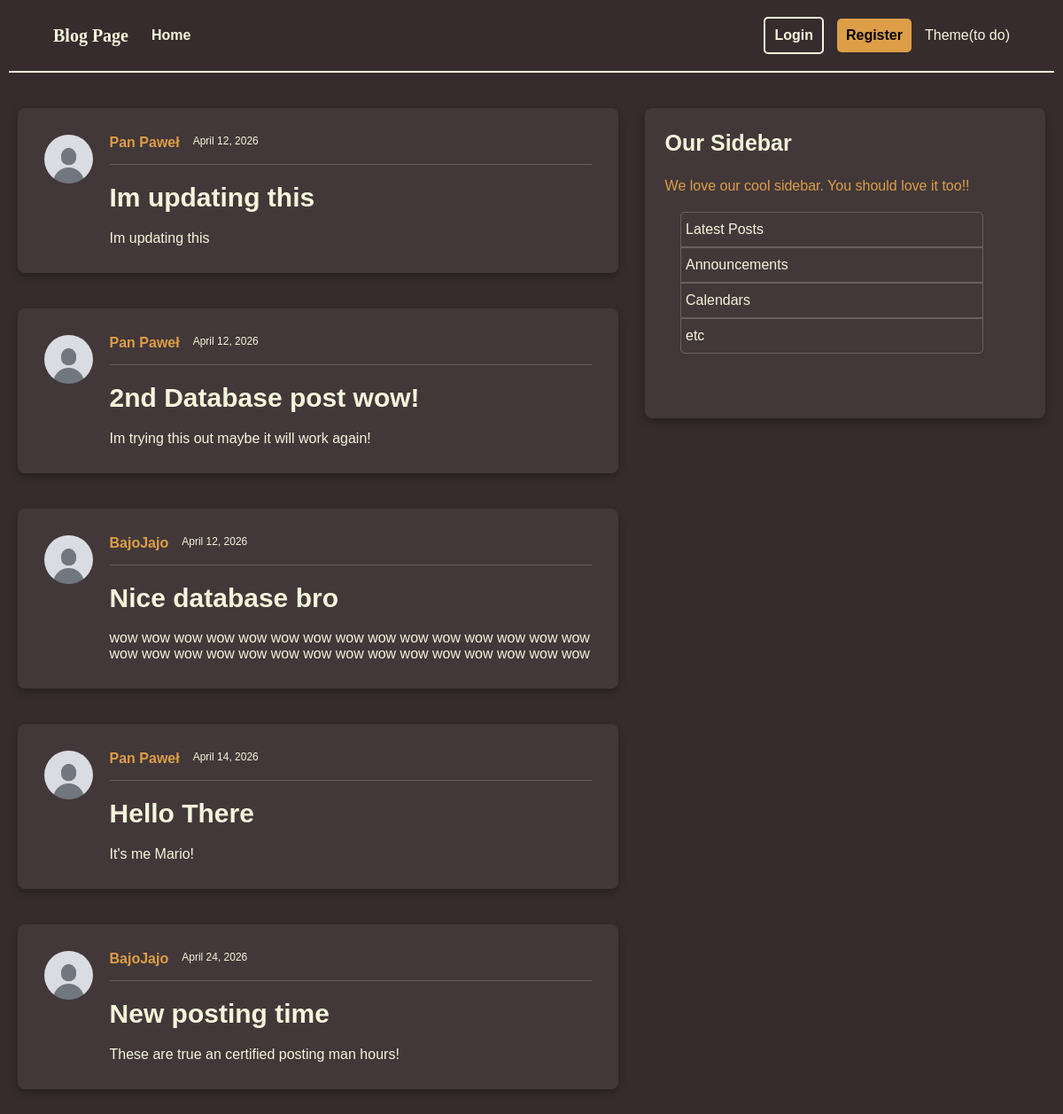
Page /posts on the earlier database version.
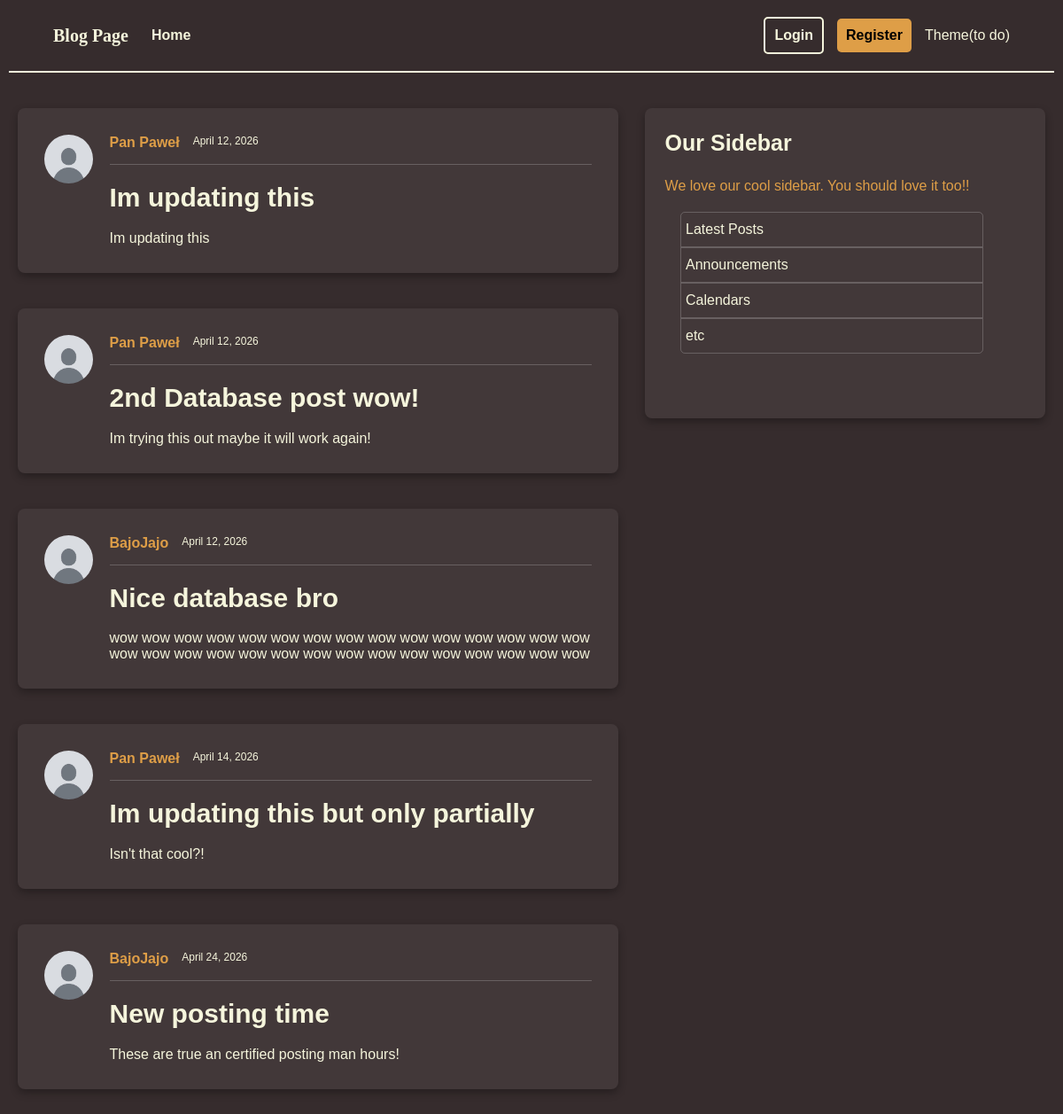
Same page on the later database version.
### models.py (models this page shows, shortened)
class Post(Base):
    __tablename__ = "posts"
    id: Mapped[int] = mapped_column(Integer, primary_key=True, index=True)
    title: Mapped[str] = mapped_column(String(100), nullable=False)
    content: Mapped[str] = mapped_column(Text, nullable=False)
    user_id: Mapped[int] = mapped_column(
        ForeignKey("users.id"),
        nullable=False,
        index=True,
    )
    date_posted: Mapped[datetime] = mapped_column(
        DateTime(timezone=True),
        default=lambda: datetime.now(UTC),
    )
    author: Mapped[User] = relationship(back_populates="posts")

class User(Base):
    __tablename__ = "users"
    id: Mapped[int] = mapped_column(Integer, primary_key=True, index=True)
    username: Mapped[str] = mapped_column(String(50), unique=True, nullable=False)
    email: Mapped[str] = mapped_column(String(120), unique=True, nullable=False)
    image_file: Mapped[str | None] = mapped_column(
        String(200),
        nullable=True,
        default=None,
    )
    posts: Mapped[list[Post]] = relationship(back_populates="author")

### main.py (the view)
@app.get("/", include_in_schema=False, name="home")
@app.get("/posts", include_in_schema=False, name="posts")
def home(request: Request, db: Annotated[Session, Depends(get_db)]):
    result = db.execute(select(models.Post))
    posts = result.scalars().all()
    return template.TemplateResponse(
        request,
        "home.html",
        {"posts": posts, "title": home}
    )

### templates/home.html
{% extends "layout.html" %}
{% block content %}
    {% for info in posts %}
        <div class="container">
            <div class="full_post">
                <img class="profile_pic" src="{{ info.author.image_path }}" alt="A profile picture of {{ info.author.username }}">
                <div class="post-content">
                <div class="author-and-date">
                    <a class="author" href = "{{url_for('user_posts_page', user_id=info.author.id)}}">{{ info.author.username }}</a>
                    <small class="date_posted">{{ info.date_posted.strftime('%B %d, %Y') }}</small>
                </div>
                <hr class="post-line">
                <h2>
                <a class="title" href = "{{url_for('post_page', post_id=info.id)}}">{{ info.title }}</a>
                </h2>
                <p class="content">{{ info.content }}</p>
                </div>
            </div>
        </div>
    {% endfor %}
{% endblock content %}

### templates/layout.html (shortened to what this page needs)
<!DOCTYPE html>
<html>
    <head>
        <link rel="stylesheet" href = "{{url_for('static', path='style.css')}}">
    </head>
    <body>
        <header class="site-header">
            <nav class="nav">
                <div class="nav-left">
                    <p class="page-name">Blog Page</p>
                    <a href="{{ url_for('home') }}"><button class="home-button">Home</button></a>
                </div>
                <div class="nav-right">
                    <button class="login-button">Login</button>
                    <button class="register-button">Register</button>
                    <p>Theme(to do)</p>
                </div>
            </nav>
        </header>
        <main>
            <div class="posts-container">
                {% block content %}
                {% endblock content %}
            </div>
            <div class="sidebar-container">
                <h3>Our Sidebar</h3>
                <p>We love our cool sidebar. You should love it too!!</p>
                <ul class="list-group">
                    <li id="list-first">Latest Posts</li>
                    <li>Announcements</li>
                    <li>Calendars</li>
                    <li id="list-last">etc</li>
                </ul>
            </div>
        </main>
    </body>
</html>

### static/style.css (style rules this page uses)
body { background-color: rgb(54, 44, 45); color: beige; margin: 0%; font-family: sans-serif; }
main { display: flex; flex-direction: row; justify-content: center; padding: 20px; gap: 30px; max-width: 1400px; margin: 0 auto; }
.nav { background-color: transparent; display: flex; flex-direction: row; align-items: center; justify-content: space-between; padding: 10px 50px; height: 60px; border-bottom: 2px solid beige; margin-left: 10px; margin-right: 10px; }
.nav-left { display: flex; align-items: center; gap: 20px; }
.nav-right { display: flex; align-items: center; gap: 15px; }
.page-name { font-weight: bold; font-size: 20px; font-family: Verdana; }
.home-button { color: beige; background-color: transparent; font-weight: bold; border: none; border-radius: 5px; }
.login-button { color: beige; background-color: transparent; border: 2px solid beige; border-radius: 5px; padding: 10px; font-weight: bold; cursor: pointer; }
.register-button { background-color: rgb(222, 158, 71); border: 2px; border-radius: 5px; padding: 10px; font-weight: bold; cursor: pointer; }
nav button { font-size: 16px; }
a { border-radius: 5px; }
.container { background-color: rgb(66, 56, 57); border-radius: 8px; margin-top: 20px; margin-bottom: 20px; padding: 30px; display: flex; flex-direction: column; box-shadow: 0 4px 10px rgba(0,0,0,0.3); max-width: 800px; }
.full_post { display: flex; flex-direction: row; }
.post-content { display: flex; flex-direction: column; flex-grow: 1; }
.posts-container { display: flex; flex-direction: column; flex: 3; }
.author { color: rgb(222, 158, 71); font-size: 16px; font-weight: bold; text-decoration: none; margin-right: 15px; }
.title { color: beige; text-decoration: none; font-size: 30px; margin-top: 0; margin-bottom: 5px; }
.content { color: beige; margin: 0; inline-size: 100%; word-break: break-word; overflow-wrap: break-word; }
.author-and-date { display: flex; flex-direction: row; font-size: 0.9rem; }
.post-line { border: 0; border-top: 1px solid rgba(255, 255, 255, 0.2); margin: 15px 0 0 0; width: 100%; }
.sidebar-container { background-color: rgb(66, 56, 57); box-shadow: 0 4px 10px rgba(0,0,0,0.3); border-radius: 8px; width: 500px; height: 350px; margin-top: 20px; flex: 2; }
.sidebar-container p { font-size: 16px; padding-left: 5%; color: rgb(222, 158, 71); }
h3 { padding-left: 5%; font-size: 25px; }
.list-group { margin-top: 20px; list-style: none; }
li { border: 1px solid rgba(255, 255, 255, 0.2); width: 80%; padding: 5px; padding-bottom: 10px; padding-top: 10px; }
#list-first { border-top-right-radius: 5px; border-top-left-radius: 5px; }
#list-last { border-bottom-right-radius: 5px; border-bottom-left-radius: 5px; }
.profile_pic { width: 55px; height: 55px; border-radius: 30px; margin-right: 3%; }

Differences in the rows shown:
changed Post: title "Hello There" → "Im updating this but only partially"; content "It's me Mario!" → "Isn't that cool?!"
